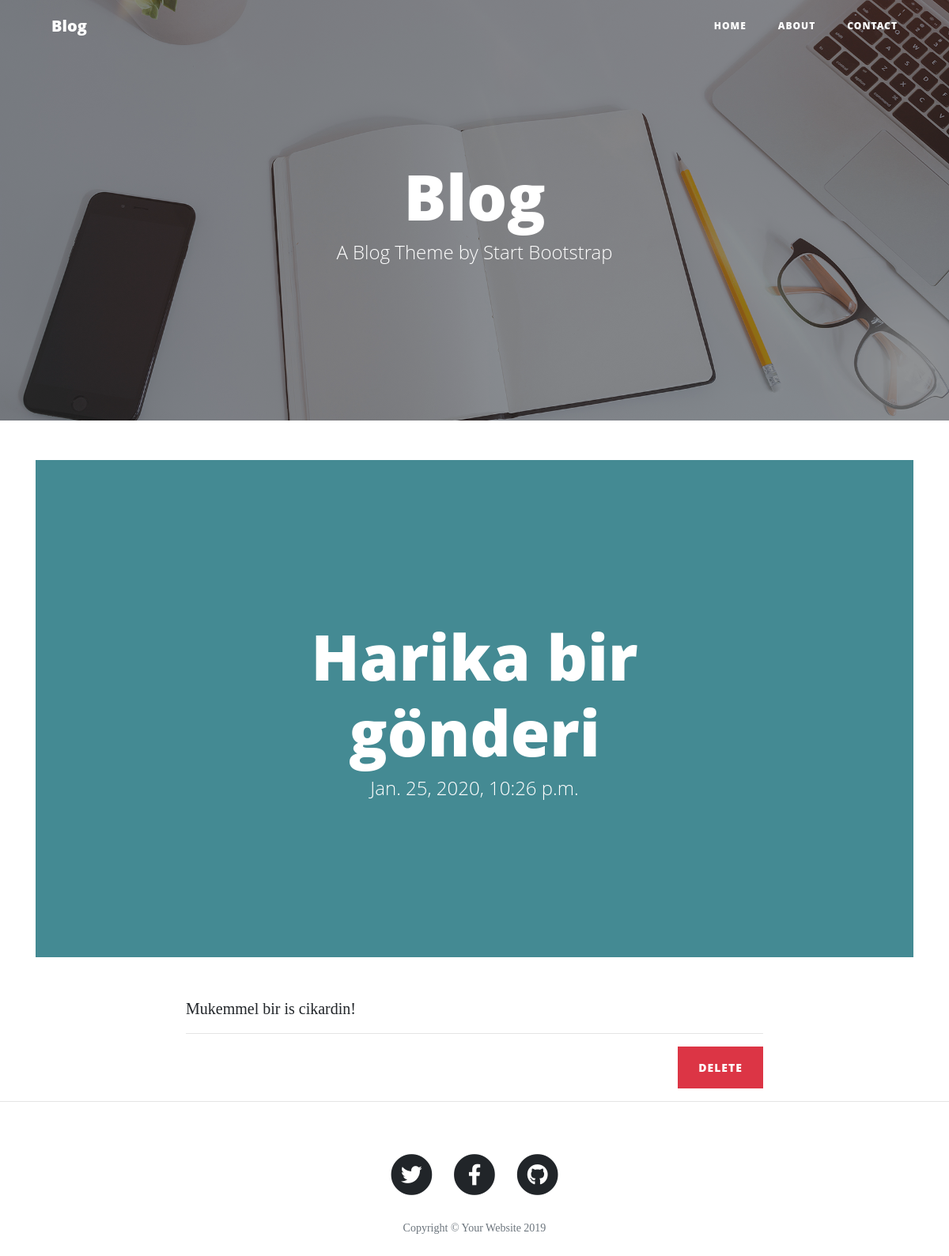
Screenshot of /post/3/ with the database file from the repository.
### blog/models.py (models this page shows, shortened)
class Post(models.Model):
    author = models.ForeignKey('auth.User', on_delete=models.CASCADE)
    title = models.CharField(max_length=200)
    text = models.TextField()
    created_date = models.DateTimeField(
            default=timezone.now)
    published_date = models.DateTimeField(
            blank=True, null=True)

### blog/views.py (the view)
# urls.py: path('post/<int:pk>/', views.post_detail, name='post_detail'),
def post_detail(request, pk):
    post = get_object_or_404(Post, pk=pk)
    return render(request, "post.html", {'post':post})

### blog/templates/post.html (shortened to what this page needs)
{% extends 'base/blog.html' %}
{% block content %}
  <header class="masthead">
    <div class="overlay"></div>
    <div class="container">
      <div class="row">
        <div class="col-lg-8 col-md-10 mx-auto">
          <div class="page-heading">
            <h1>{{ post.title }}</h1>
            <span class="subheading">{{ post.published_date }}</span>
          </div>
        </div>
      </div>
    </div>
  </header>
    <div class="row">
         <div class="col-md-2"></div>
        <div class="col-md-8">
            {{ post.text|linebreaksbr }}
              <hr>
            <button type="button" class="btn btn-danger" style="float:right"<a href="{% url 'post_delete' pk=post.pk %}" onclick="return confirm('Are you sure you want to delete this item?');">Delete</a></button>
        </div>
    </div>
{% endblock %}

### rows the page displays
Post: title "Harika bir gönderi", published_date "Jan. 25, 2020, 10:26 p.m.", text "Mukemmel bir is cikardin!"
